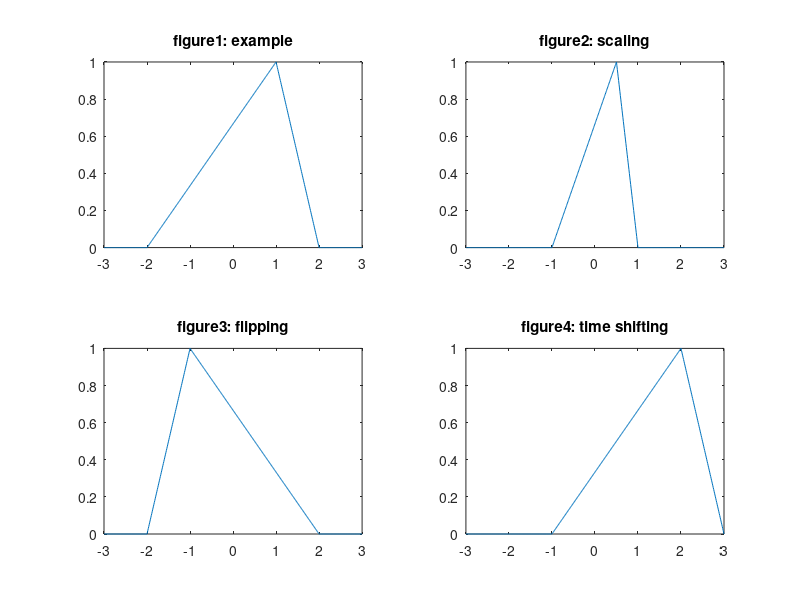

Write the MATLAB code that produced this figure.

t = -3:0.01:3;

%example
ftri = tripuls(t, 4, 0.5); 
subplot(2, 2, 1);
plot(t, ftri);
title('figure1: example');

%scaling
ft1 = tripuls(2*t, 4, 0.5); 
subplot(2, 2, 2);
plot(t, ft1);
title('figure2: scaling');

%flipping
ft2 = tripuls(-t, 4, 0.5); 
subplot(2, 2, 3);
plot(t, ft2);
title('figure3: flipping');

%time shifting
ft3 = tripuls(t-1, 4, 0.5); 
subplot(2, 2, 4);
plot(t, ft3);
title('figure4: time shifting');
